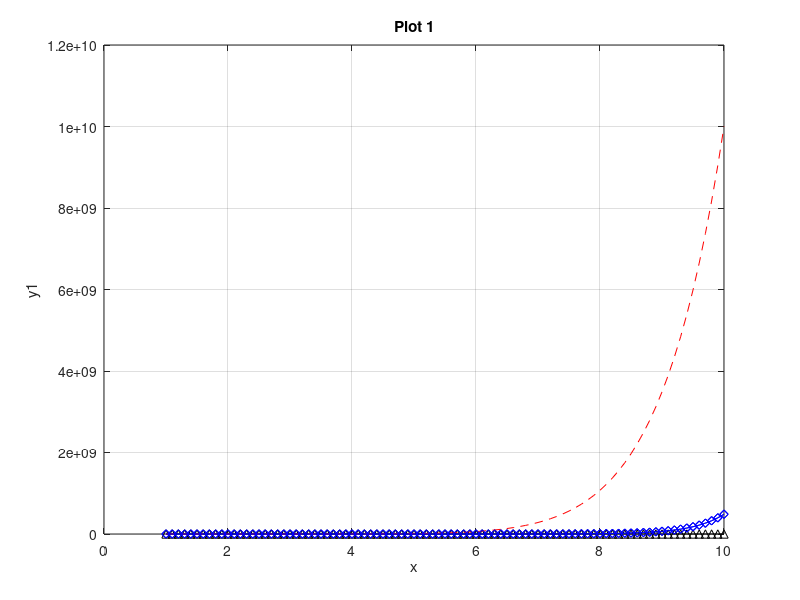
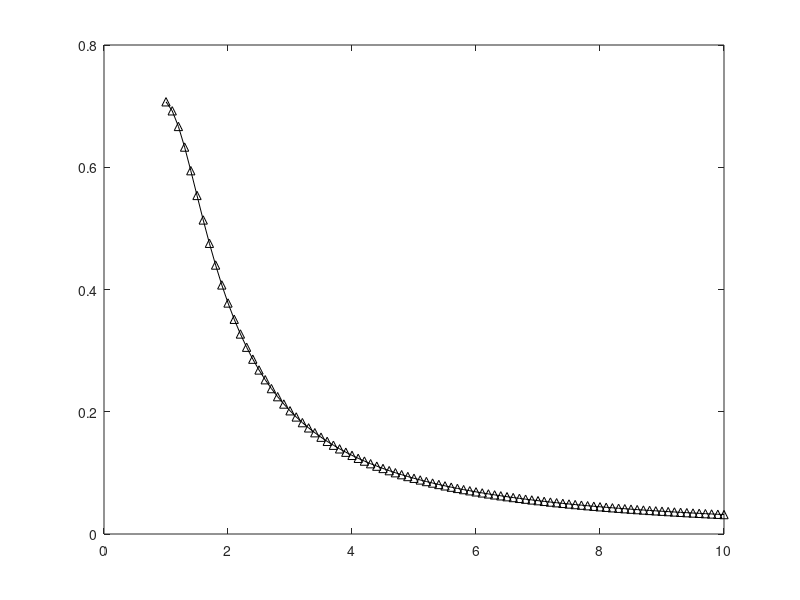
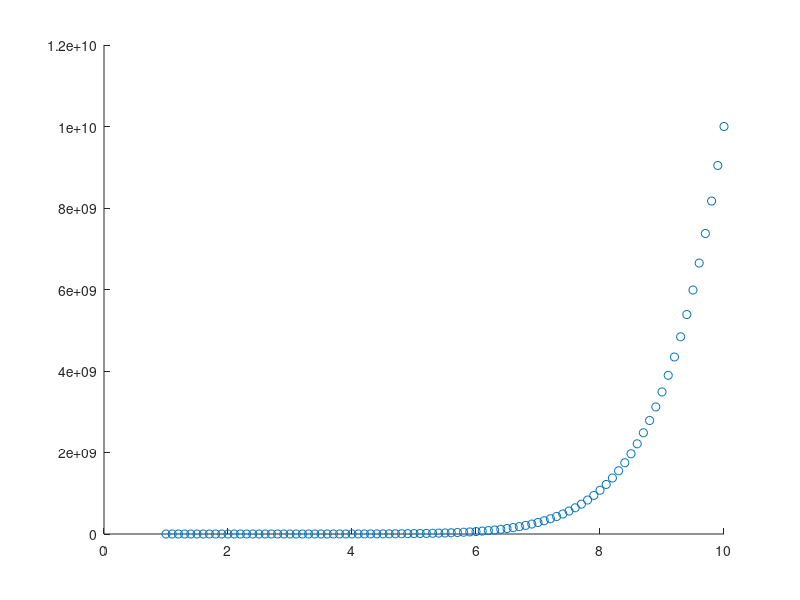

MATLAB code to generate these figures, in order: (Note: this script raises an error after producing the figures.)
clc
clear all

%check the possition of the number on the matrix
a=[1 3 5 7 9];
b=a'
b(4)=100
b(4)% Possition of b(4)

%%
clc
clear all

% while loop for finding the factorial 5
n=5 
f=n
while(n>1)
    n=n-1
    f=f*n
end

%%
clc
clear all
x=4;
if(x>=0)
    y=sqrt(x)
end

x=4;% If Statement Only exicute when the condition is true
if(x<=0)
    z=sqrt(x)
end

%%
clc
clear all
% Else If Statement
% First Condition
x=5;
if(x>10)
    y1=log(x)
elseif (x>=0)
    y2=sqrt(x)
else(x<0)
    y3=exp(x)-1
end

% Second condition
x=16;
if(x>10)
    y1=log(x)
elseif (x>=0)
    y2=sqrt(x)
else(x<0)
    y3=exp(x)-1
end

%%
clc
clear all
% for loop to compute 5 factorial(5!) 
n=5 % Define the variables first
fact=1
for i=1:n % use for and end for introduced for loops
    fact=i*fact
end

%%
clc
clear all

% Else statement
x=-5;
if(x>=0)
    y1=sqrt(x)
else (x<0)
    y2=exp(x)-1
end

% Condition changed for x
x=5;
if(x>=0)
    y1=sqrt(x)
else (x<0)
    y2=exp(x)-1
end

%%
clc
clear all
%{% x varies from 1 to 10 with default increment = 0.5
...for the smoothness in the figure %}
x=1:0.1:10;
y1=exp(2.*x);
y2=sqrt((x.^2+1)./(x.^5+3));
y3=x.^(10)-1./(x.^2)+100;
figure
grid on
plot(x,y1,'-db')
title('Graph ')
xlabel('x')
ylabel('y1')
hold on
plot(x,y2,'-^k')
hold on
plot(x,y3,'--r')

%%
x=1:0.1:10;
y1=exp(2.*x);
y2=sqrt((x.^2+1)./(x.^5+3));
y3=x.^(10)-1./(x.^2)+100;
figure(1)
grid on
plot(x,y1,'-db')
title('Plot 1')
xlabel('x')
ylabel('y1')
figure(2)
plot(x,y2,'-^k')
figure(3)
hold on
plot(x,y3,'o')
axis([0 10  0 12*10^9])
hold off

%%
syms p x %%%%%%%%%%%%%%%%%%%%%%%%%%%%%%%%%%%%%%%%%%%%
f = polyval(p,x); 
plot(x,y,'o',x,f,'-') 
legend('data','linear fit')
%%
x=1:0.1:10;
y1=exp(2.*x);
polyval(x,y1)

%%
clc
clear all
%{% x varies from 1 to 10 with default increment = 0.5
...for the smoothness in the figure %}
    x=1:0.1:10;
y1=exp(2.*x);
figure(1)% Introduce an new figure 1
plot(x,y1,'-db')
y3=x.^(10)-1./(x.^2)+100;
figure(2)% 2nd Figure
plot (x,y3,'-.k')
% Extra Work for subplot From Internet
figure(3)% Subplot 
subplot(1,2,1)
plot(x,y1,'-db')
subplot(1,2,2)
plot (x,y3,'-.k')

%%
clc
clear all
a=5;
b=3;
%sum of two odd numbers

c=a+b; %saved in the workspace

%product of the two odd numbers
d=a*b 

%%
clc
clear all
% Check the order of the matrix(complex)
a=[1 2 2;3 3 3;4 4 4]
size(a)

%%
% Matrix
A=[2 3 4;2 5 6;3 5 6]
b=det(A)
c=norm(A)
d=rank(A)
e=eye(5)
f=zeros(2,3)
g=ones(2,3)
h=diag(A)
i=triu(A)%Upper triangle
j=tril(A)%Lower triangle 
% Trigonmetric Function %Scalar functions
x=90
y=sin(x);z=cos(x);u=tan(x);%asin,acos,atan,
% exp,log,abs,sqrt,rem
o=exp(x)
log(x)
abs(x)
sqrt(x)
rem(x)
% Vector Functions
%sum,prod,std,max,min,length
f=sum(A)
g=prod(A)
h=std(A)
i=max(A)
j=min(A)
k=length(A)

%%
clc
clear all
x=2;
y=x^2+2*x-1;
x=1:10; % By default increment = 1 
y=x.^2+2.*x-1;% (.^,.*)for multiple values of x
y'; % Values into column(Transpose)
z=1:2:10;      % Defining x from 1 to 10 with 2 increment
j=z.^2+2.*z-1;  
plot(x,y)      % Ploting the x and y on the 2D plane
plot(x,y,'*')  % For highlighting the points
plot(x,y,'-*') % For Meeting the points 
plot(x,y,'-*r')% For Red color
        % f=@(x) x^2+2*x-1  %In loops we use @ to define the functions 
clc
clear all
x=-pi:pi; % Range that belong to -pi to pi
y=sin(x);
plot(x,y,'-^b')

x=-pi:0.01:pi
y=sin(x)
plot(x,y,'-dr')
plot(x,y,'-.r')
plot(x,y,'-dg') % joining, diamond, green 

%% Quiz 01 NA
clc
clear all
% Plot x and y2
x=1:10; % x varies from 1 to 10 with default increment = 1
y2=sqrt((x.^2+1)./(x.^5+3))
plot(x,y2,'-*r')% Line, Marker, Color

%%
clc
clear all
%check the possition of the number on the matrix
a=[1 3 5 7 9];
a(3)

%%
clc
clear all
% Polynomial multiplication via convolution
u = [1 0 1];
v = [2 7];
w = conv(u,v)

%%
clc
clear all
%Point wise solution
x=1:10;%default incriment is 1
a=exp(2.*x)

x=1;
b=2^(3*x)

h=0.1; % Incriment
x=1:h:10
%%

clc
clear all
a=[1 2 3] %Matrix
b=[1,2,3];
% Its up to you use , or space

%%
%{Extra Work for Skills Development
...Using Internet}
syms x % Create symbolic scalar variavle
y = taylor(cos(x))
%% 
% Least Square Method Curve Fitting
x=[2 3 4]
y = erf (x) % error function    